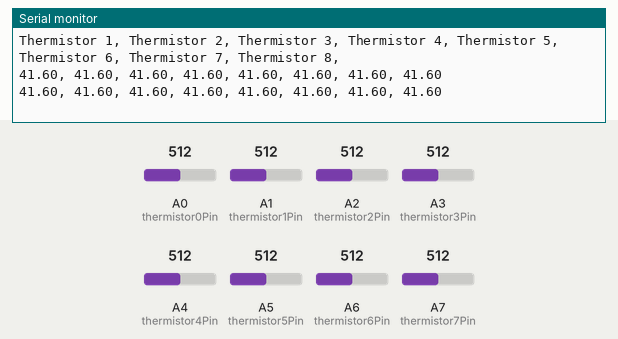
Simulated run of this sketch. Board: Arduino Nano, built with avr-gcc and run on an emulated ATmega328P. Shown: the last lines printed to the serial monitor. The inputs (shaded band) are chosen by the test bench; at power-on: A0 (thermistor0Pin) = 512, A1 (thermistor1Pin) = 512, A2 (thermistor2Pin) = 512, A3 (thermistor3Pin) = 512, A4 (thermistor4Pin) = 512, A5 (thermistor5Pin) = 512, A6 (thermistor6Pin) = 512, A7 (thermistor7Pin) = 512.

Above: at 1.2 s.
1.3 s: A0 (thermistor0Pin) set to 716
At 2.6 s:
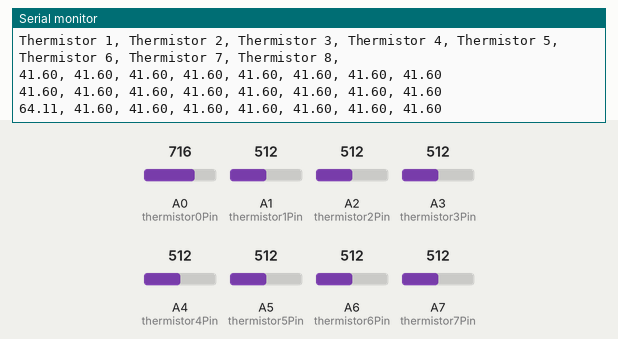
2.8 s: A1 (thermistor1Pin) set to 716
At 3.9 s:
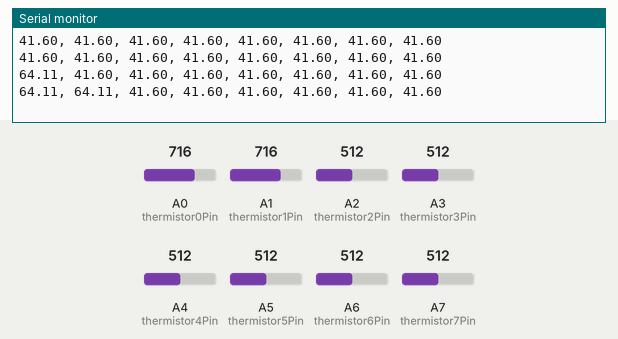
4.3 s: A2 (thermistor2Pin) set to 716
At 5.6 s:
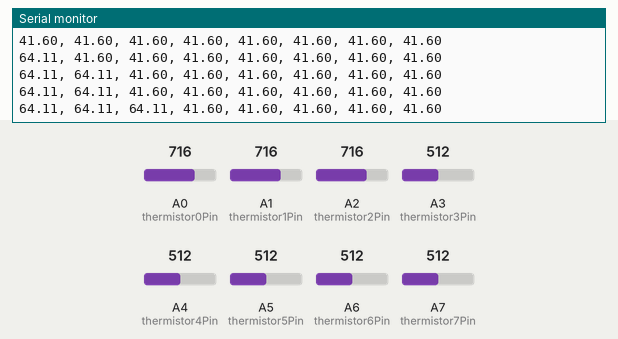
5.8 s: A3 (thermistor3Pin) set to 716
At 7.0 s:
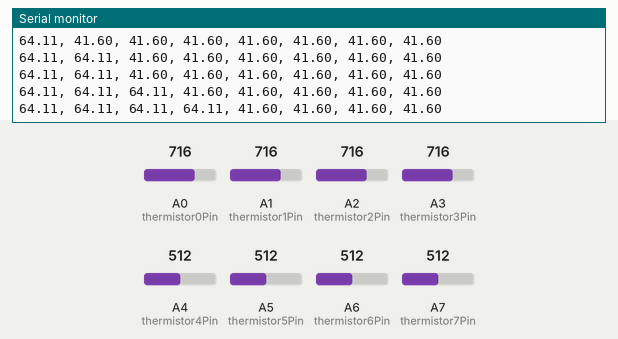
7.3 s: A4 (thermistor4Pin) set to 716
At 7.3 s:
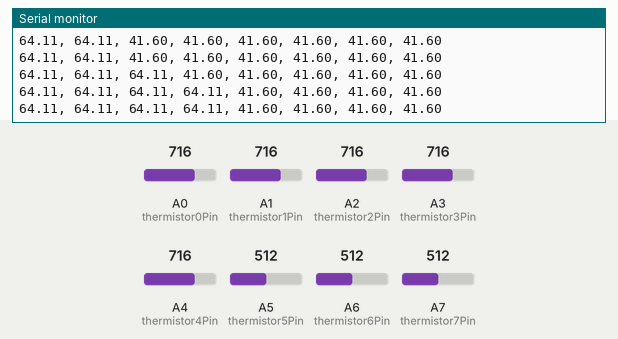
8.8 s: A5 (thermistor5Pin) set to 716
At 10.0 s:
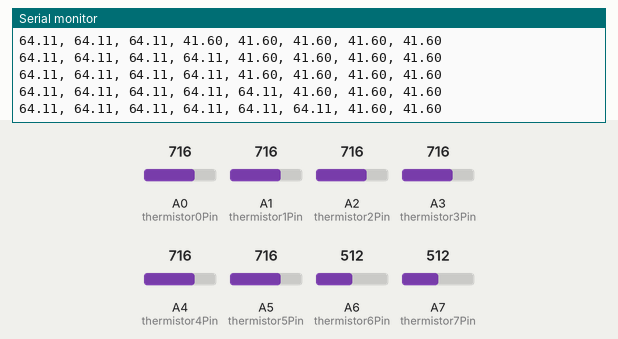

The sketch:

ThermistorReader.ino
```cpp
// thermistor pins
int thermistor0Pin = A0, thermistor1Pin = A1, thermistor2Pin = A2, thermistor3Pin = A3, thermistor4Pin = A4, thermistor5Pin = A5, thermistor6Pin = A6, thermistor7Pin = A7;
// thermistor coefficients`
float a = 0.003354016, b = 0.0002569850, c = 0.000002620131, d = 0.00000006383091;

void setup(void) {
 // start serial port
 Serial.begin(9600);
 Serial.print("Thermistor 1, ");
 Serial.print("Thermistor 2, ");
 Serial.print("Thermistor 3, ");
 Serial.print("Thermistor 4, ");
 Serial.print("Thermistor 5, ");
 Serial.print("Thermistor 6, ");
 Serial.print("Thermistor 7, ");
 Serial.print("Thermistor 8, ");
 Serial.println();
}

void loop(void) {
 float thermistor0Value = readTemperature(analogRead(thermistor0Pin));
 float thermistor1Value = readTemperature(analogRead(thermistor1Pin));
 float thermistor2Value = readTemperature(analogRead(thermistor2Pin));
 float thermistor3Value = readTemperature(analogRead(thermistor3Pin));
 float thermistor4Value = readTemperature(analogRead(thermistor4Pin));
 float thermistor5Value = readTemperature(analogRead(thermistor5Pin));
 float thermistor6Value = readTemperature(analogRead(thermistor6Pin));
 float thermistor7Value = readTemperature(analogRead(thermistor7Pin));

 Serial.print(thermistor0Value);
 Serial.print(", ");
 Serial.print(thermistor1Value);
 Serial.print(", ");
 Serial.print(thermistor2Value);
 Serial.print(", ");
 Serial.print(thermistor3Value);
 Serial.print(", ");
 Serial.print(thermistor4Value);
 Serial.print(", ");
 Serial.print(thermistor5Value);
 Serial.print(", ");
 Serial.print(thermistor6Value);
 Serial.print(", ");
 Serial.print(thermistor7Value);
 Serial.println();
 delay(1000);

}

float readTemperature(double reading) {
 float temperature;
 // convert the analog reading into a resistance
 float resistance = (10000.0 * ((1024.0 / reading - 1)));
 // temporary variable
 float z = log(resistance / 20000);
 temperature = (1 / (a + (b * z) + (c * z * z) + (d * z * z * z))) - 273.15;

 return temperature;
}
```

Measured:
- after the input at 1.3 s, the serial monitor: prints a new line after 0.82 s (image 1)
- after the input at 2.8 s, the serial monitor: prints a new line after 0.33 s (image 2)
- after the input at 4.3 s, the serial monitor: prints a new line after 0.84 s (image 3)
- after the input at 5.8 s, the serial monitor: prints a new line after 0.35 s (image 4)
- after the input at 8.8 s, the serial monitor: prints a new line after 0.37 s (image 6)
